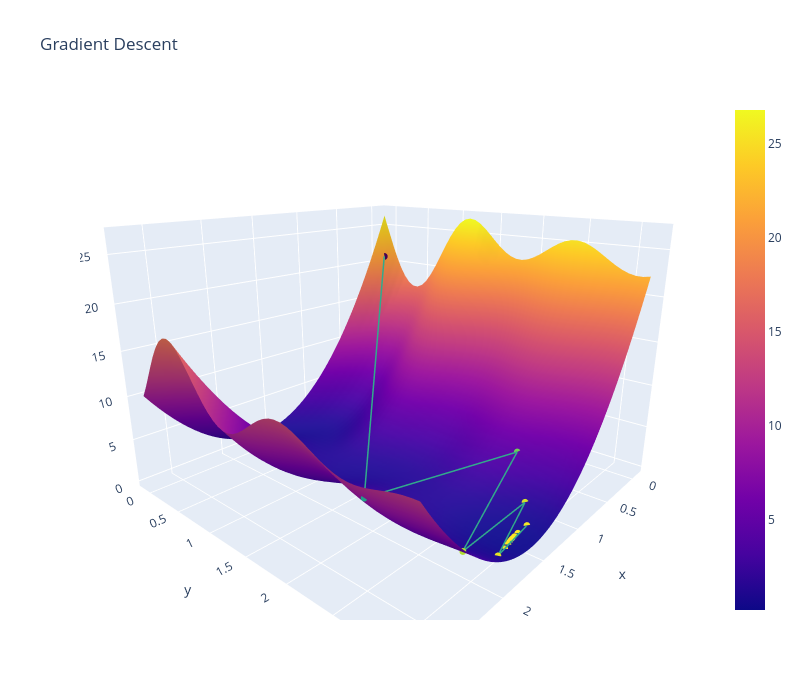

The code cell stored with this chart in its notebook:
### Code cell
# Run this cell to see a 3D plot (gradient descent with static alpha).
from lab7_utils import plot_3d
plot_3d(thetas[:, 0], thetas[:, 1], loss, mean_squared_error, sin_model, X, Y)

### Figure 1 — Plotly figure (JSON) as saved in the notebook; plotly's stock layout.template omitted (floating-point values rounded to 4 significant figures; data arrays with more than 128 entries replaced by an {"elided": "..."} marker saying what was removed)
{"data": [{"line": {"color": "rgb(50,170, 140)", "width": 3}, "marker": {"color": [-20.86, -9.285, -4.68, -2.624, -1.477, -0.9073, -0.5415, -0.3776, -0.297, -0.259, -0.2397, -0.2303, -0.2256, -0.2232, -0.222, -0.2214, -0.2211, -0.221, -0.2209, -0.2209], "colorscale": [[0, "#440154"], [0.1111, "#482878"], [0.2222, "#3e4989"], [0.3333, "#31688e"], [0.4444, "#26828e"], [0.5556, "#1f9e89"], [0.6667, "#35b779"], [0.7778, "#6ece58"], [0.8889, "#b5de2b"], [1, "#fde725"]], "size": 4}, "type": "scatter3d", "x": [0, 2.601, 0.9034, 2.056, 1.159, 1.794, 1.322, 1.65, 1.423, 1.583, 1.471, 1.55, 1.494, 1.534, 1.506, 1.526, 1.512, 1.522, 1.515, 1.52], "y": [0, 2.601, 2.591, 2.963, 2.867, 3.073, 3.001, 3.029, 2.988, 3.01, 2.989, 3.002, 2.991, 2.998, 2.993, 2.996, 2.994, 2.995, 2.994, 2.995], "z": [20.86, 9.285, 4.68, 2.624, 1.477, 0.9073, 0.5415, 0.3776, 0.297, 0.259, 0.2397, 0.2303, 0.2256, 0.2232, 0.222, 0.2214, 0.2211, 0.221, 0.2209, 0.2209]}, {"type": "surface", "x": [-0.1, -0.04284, 0.01433, 0.07149, 0.1287, 0.1858, 0.243, 0.3002, 0.3573, 0.4145, 0.4716, 0.5288, 0.586, 0.6431, 0.7003, 0.7575, 0.8146, 0.8718, 0.929, 0.9861, 1.043, 1.1, 1.158, 1.215, 1.272, 1.329, 1.386, 1.443, 1.501, 1.558, 1.615, 1.672, 1.729, 1.786, 1.844, 1.901, 1.958, 2.015, 2.072, 2.129, 2.187, 2.244, 2.301, 2.358, 2.415, 2.472, 2.53, 2.587, 2.644, 2.701], "y": [-0.1, -0.03321, 0.03358, 0.1004, 0.1672, 0.234, 0.3007, 0.3675, 0.4343, 0.5011, 0.5679, 0.6347, 0.7015, 0.7683, 0.8351, 0.9019, 0.9687, 1.035, 1.102, 1.169, 1.236, 1.303, 1.369, 1.436, 1.503, 1.57, 1.637, 1.703, 1.77, 1.837, 1.904, 1.971, 2.037, 2.104, 2.171, 2.238, 2.304, 2.371, 2.438, 2.505, 2.572, 2.638, 2.705, 2.772, 2.839, 2.906, 2.972, 3.039, 3.106, 3.173], "z": {"elided": "50x50 float values"}}], "layout": {"autosize": true, "height": 700, "scene": {"aspectmode": "manual", "aspectratio": {"x": 1, "y": 1, "z": 0.7}, "camera": {"center": {"x": 0, "y": 0, "z": 0}, "eye": {"x": 1.186, "y": 1.05, "z": 0.5084}, "projection": {"type": "perspective"}, "up": {"x": 0, "y": 0, "z": 1}}, "xaxis": {"gridcolor": "rgb(255, 255, 255)", "showbackground": true, "type": "linear", "zerolinecolor": "rgb(255, 255, 255)"}, "yaxis": {"gridcolor": "rgb(255, 255, 255)", "showbackground": true, "type": "linear", "zerolinecolor": "rgb(255, 255, 255)"}, "zaxis": {"gridcolor": "rgb(255, 255, 255)", "showbackground": true, "type": "linear", "zerolinecolor": "rgb(255, 255, 255)"}}, "title": {"text": "Gradient Descent"}, "width": 800}}
